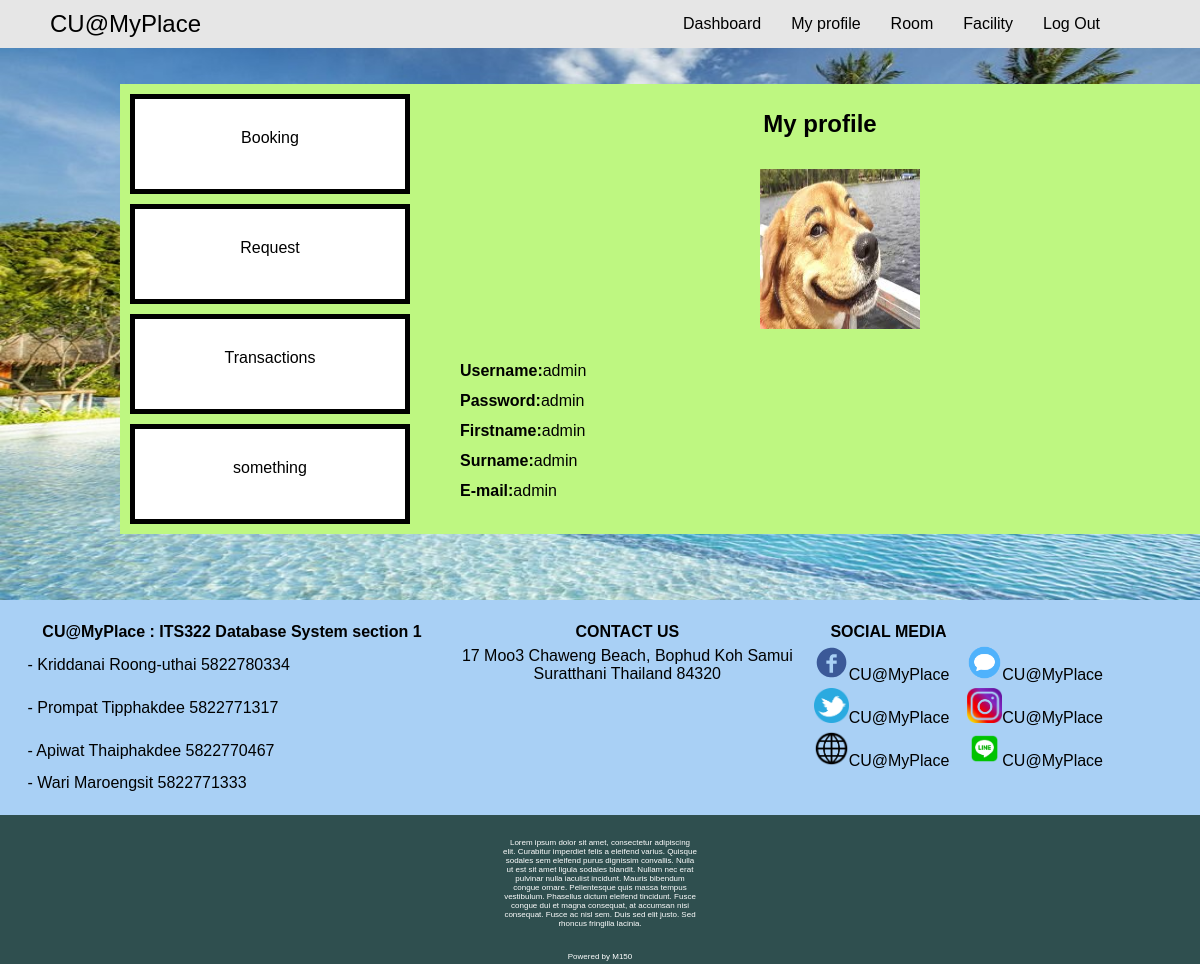
Page /myprofile.php on the committed database.
### tables this page shows
CREATE TABLE `user` (
  `iduser` int(11) NOT NULL,
  `usergroup_idusergroup` int(11) NOT NULL,
  `username` varchar(50) NOT NULL,
  `password` varchar(45) NOT NULL,
  `email` varchar(45) NOT NULL,
  `name` varchar(45) NOT NULL,
  `surname` varchar(45) NOT NULL
);

### myprofile.php (the view, shortened to what this page needs)
<?php
  require_once('helperfunctions.php');
  require_once('connect.php');
?>
<html>
<head>
  <link rel="stylesheet" href="default.css">
</head>
<body>
  <div id="menubar">
  </div>
  <div id="page">
    <div id="myprofile">
      <p><b>My profile</b></p>
    </div>
    <img src="img/doggy.jpg" style="width:160px;height:160px;margin:5px 0 5px 340px;" alt="">
    <div id="myprofile">
      <br>
      <?php
        $q="select * from user ORDER BY iduser DESC limit 1";
        $result=$mysqli->query($q);
       while($row=$result->fetch_array()){ ?>
      <ul>
        <li><b>Username:</b><?=$row['email']?></li>
        <li><b>Password:</b><?=$row['password']?></li>
        <li><b>Firstname:</b><?=$row['name']?></li>
        <li><b>Surname:</b><?=$row['surname']?></li>
        <li><b>E-mail:</b><?=$row['email']?></li>
      </ul>
        <?php } ?>
    </div>
  </div>
</body>
</html>

### default.css (style rules this page uses)
body { background-color: #E0F2F7; font-family: sans-serif; margin: 0; padding: 0; width: 100%; }
ul { float: right; margin: 0 30px 10px 0; }
li { float: left; text-decoration: none; list-style: none; padding: 0 0 0 30px; }
#menubar { font-family: sans-serif; background-color: #E6E6E6; position: fixed; width: 100%; height: 3em; z-index: 4; }
#page { font-family: sans-serif; float: left; background-color: #BEF781; height: 450px; width: 800px; position: absolute; margin: 7% 25% 7% 35%; z-index: 1; }
#myprofile ul { float: none; padding: 10px; margin: auto; }
#myprofile li { float: none; text-decoration: none; list-style: none; height: 30px; }
#myprofile p { text-align: center; padding: 2px; font-size: 1.5em; }

### rows in the picture
user: email "admin", password "admin", name "admin", surname "admin"
